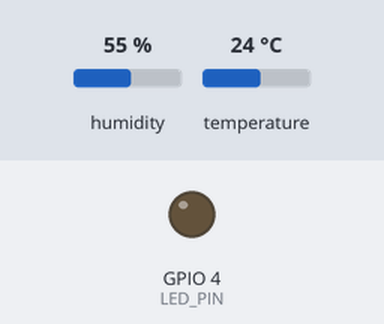
A sketch run on a simulated ESP32. On the bench: output pins drawn as LEDs (lit = HIGH). Inputs (shaded band) come from the test bench; at power-on: humidity 55 %, temperature 24 °C. WiFi joins after 1.5 s; servers stay silent unless stated; uploads are accepted with an empty reply; what the sketch prints to the serial monitor is not drawn.

Above: at 1.6 s.
At 2.8 s:
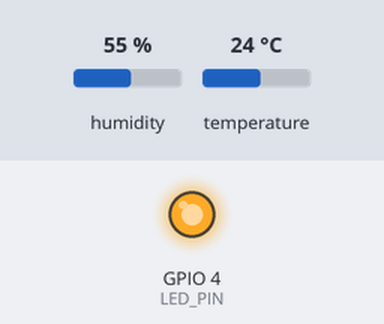
Timing chart, 0 to 4.3 s (numbered marks = the images above):
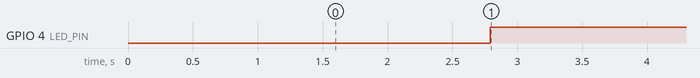

The sketch:

iot_demo_temp.ino
```cpp
/**
 * iot_demo_temp
 *
 * This library is written for the Temperature Sensor demonstration for CS427.
 * This includes a tutorial on writing a simple Flask app backend, as well as
 * the code for an ESP32.
 */

// include libraries - WiFi.h and DHT
#include <WiFi.h>
#include <DHT.h>

// define the DHT sensor
#define DHT_PIN 14
#define DHT_TYPE DHT11

// define the LED
#define LED_PIN 4

// create a DHT object to represent data from the sensor
DHT dht_sensor(DHT_PIN, DHT_TYPE);

// SSID - the Wi-Fi network's name
// Password - the Wi-Fi network's password
const char* ssid     = "UPIoT";
const char* password = "";

// host - the main URL of the webpage you want to connect to; you can use the IP address of a Flask app
const char host[] = "http://192.168.68.111";
const byte flaskappip[4] = {192, 168, 68, 111};

// url - the route of your app to connect to
const String url = "/temp/test/10.0";

// port - the port of the flask app
const int port = 5000;

void setup() {
    // initialize Serial communication
    Serial.begin(115200);

    // begin the Wi-Fi connection
    WiFi.begin(ssid, password);

    // pending Wi-Fi connection...
    while (WiFi.status() != WL_CONNECTED) {
      delay(500);
      Serial.print(".");
    }

    // notify the Serial monitor when the Wi-Fi connection is a success
    // display the device's IP address
    Serial.println("");
    Serial.println("WiFi connected");
    Serial.println("IP address: ");
    Serial.println(WiFi.localIP());

    // start the DHT sensory
    dht_sensor.begin();

    // set the LED pin as an output
    pinMode(LED_PIN, OUTPUT);
}

void loop() {

    // WiFiClient variable - a struct that contains relevant Wi-Fi data
    WiFiClient client;

    // connect to the client using the IP address and Port of the Flask App
    // set these values above - they can be found when running the Flask application
    if(client.connect(flaskappip, port)){
        // success message
        Serial.println("Connected!");

        // read temperature in Fahrenheit
        float tempF = dht_sensor.readTemperature(true);

        // check whether the reading is Dsuccessful or not;
        // if it is, send an HTTP GET request
        if( !isnan(tempF) ){
          String urlWithData = "/temp/" + WiFi.macAddress() + "/" + tempF;

          client.print(String("GET ") + urlWithData + " HTTP/1.1\r\n" +
                "Host: " + host + "\r\n" +
                "Connection: close\r\n\r\n");
        }
    }else{
        // failure message
        Serial.println("Failed to connect...");
    }

    // timeout loop
    unsigned long timeout = millis();
    while (client.available() == 0) {
        // if 5 seconds pass, stop the client due to timeout issue
        if (millis() - timeout > 5000) {
            Serial.println(">>> Client Timeout !");
            client.stop();
            return;
        }
    }

    // while the client is available, print out the returned data
    String avgTemp = "";
    while (client.available()) {
        String line = client.readStringUntil('\r');
        Serial.print(line);

        // store the line in avgTemp;
        // avgTemp should have the last line of the response once the loop ends
        avgTemp = line;
    }

    // remove the whitespace around the data and convert to a float
    avgTemp.trim();
    float temperature = avgTemp.toFloat();

    // if statement to turn on LED
    if(temperature < 50.0){
      digitalWrite(LED_PIN, HIGH);
    }else{
      digitalWrite(LED_PIN, LOW);
    }


    // separating newlines to make it look nicer
    Serial.println();
    Serial.println();

    // delay 1 second
    delay(10000);
}
```

Measured:
- by itself, GPIO 4 (LED_PIN): LOW → HIGH at 2.8 s
